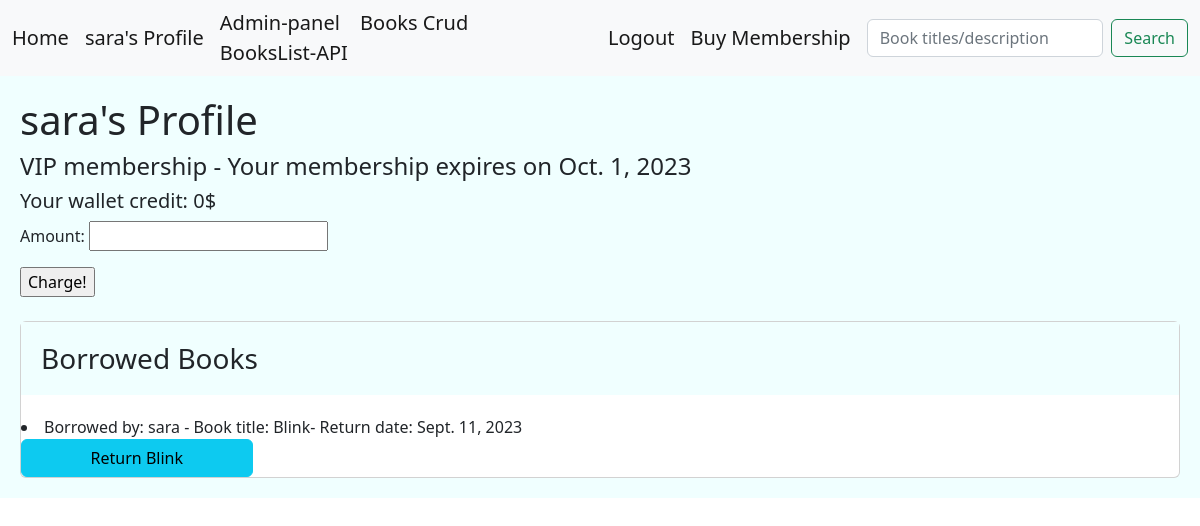
Page /users/14/ (signed in) on the committed database.
### account/models.py (models this page shows, shortened)
class CustomUser(AbstractBaseUser):
    MEMBERSHIP_NORMAL = 'N'
    MEMBERSHIP_VIP = 'V'
    MEMBERSHIP_CHOICES = [
        (MEMBERSHIP_NORMAL,'Normal'),
        (MEMBERSHIP_VIP,'VIP'),
    ]
    full_name = models.CharField(max_length=100,unique=True,null=True)
    email = models.EmailField(unique=True)
    expiration_date = models.DateField(null=True)
    membership = models.CharField(max_length=1, choices= MEMBERSHIP_CHOICES, default= MEMBERSHIP_NORMAL)
    phone = models.CharField(max_length=11, unique=True, null=True)
    is_active = models.BooleanField(default=True)
    is_admin = models.BooleanField(default=False)
    wallet = models.PositiveIntegerField(default=0)
    objects = UserManager()
    USERNAME_FIELD = 'phone'
    REQUIRED_FIELDS = ['email','password','full_name',]
    def __str__(self):
        return self.email

### library/models.py (models this page shows, shortened)
class BorrowedBook(models.Model):
    user = models.ForeignKey(User, on_delete=models.CASCADE)
    book = models.ForeignKey(Books, on_delete=models.CASCADE)
    borrow_date = models.DateField()
    return_date = models.DateField(null=True, blank=True)
    date_check = models.BooleanField(default=False) #say how many days left

class Books(models.Model):
    title = models.CharField(max_length=100)
    description = models.TextField(null=True)
    price = models.DecimalField(max_digits=6 , decimal_places=2, default=0.00)
    shabak = models.CharField(max_length=150,null=True)
    copies_available = models.PositiveIntegerField(default=4)
    genre = models.ForeignKey('Genre', on_delete=models.SET_NULL, null=True)
    author = models.ForeignKey('Author', on_delete=models.SET_NULL, null=True)
    def __str__(self):
        return self.title

### library/views.py (the view, shortened to what this page needs)
# urls.py: path('users/<int:user_id>/',views.UserProfile.as_view(), name='user'),
class UserProfile(LoginRequiredMixin,View):
    template_class = 'library/user_profile.html'
    form_template = WalletChargeForm
    def dispatch(self, request,user_id):
        if user_id != request.user.id:
            messages.error(request, 'No cheating!', 'danger')
            return redirect('library:home')
        return super().dispatch(request, user_id)
    def get(self,request, user_id):
        user = User.objects.get(id=user_id)
        borrowed_books = BorrowedBook.objects.filter(user=user.id)
        form = self.form_template
        return render(request,self.template_class,{'borrowed_books': borrowed_books,'user':user,'form':form})

### library/templates/library/user_profile.html (shortened to what this page needs)
<!DOCTYPE html>
<html lang="en">
<head>
    <link href="https://cdn.jsdelivr.net/npm/bootstrap@5.2.0-beta1/dist/css/bootstrap.min.css" rel="stylesheet">
</head>
<body>
{% include 'include/navbar.html' %}
<div class="jumbotron">
    {% block content %} <H1> {{ user.full_name }}'s Profile</H1>
    {% if user.membership == 'V'%} <H4> VIP membership - Your membership expires on {{user.expiration_date}} </H4> {% else %} <H4> NORMAL membership </H4> {% endif%}
    <H5>  Your wallet credit: {{user.wallet}}$ </H5>
    <form action=" " method="post">
        {{ form.as_p }}
        <input type="submit" value="Charge!">
    </form>
    <br/>
    <div class="card">
        <h3 class="card-title jumbotron">Borrowed Books</h3>
    {% for i in borrowed_books %}
    <li> Borrowed by: {{i.user.full_name}} - Book title: {{i.book}}- Return date: {{i.return_date}}</li>
    <a class="btn btn-info" style="width: 20%;" href="{% url 'library:return' i.id  %}" >Return {{i.book}}</a>
    {% endfor %}
    {% endblock %}
</div>
</body>
</html>

### templates/include/navbar.html (shortened to what this page needs)
<nav class="navbar navbar-expand-lg bg-light">
    <div class="container-fluid">
      <a class="navbar-brand" href=" {% url 'library:home' %} ">Home</a>
      {% if request.user.is_authenticated %}
        <a class="navbar-brand" aria-current="page" href="{% url 'library:user' request.user.id %}">{{request.user.full_name}}'s Profile</a>
      {% endif %}
      <div class="collapse navbar-collapse" id="navbarSupportedContent">
        <ul class="navbar-nav me-auto mb-2 mb-lg-0">
          <li class="nav-item">
            <a class="navbar-brand" aria-current="page" href="http://127.0.0.1:8000/admin">Admin-panel</a>
            <a class="navbar-brand" aria-current="page" href="{% url 'library:bcrud' 0 %}">Books Crud</a>
            <a class="navbar-brand" aria-current="page" href="{% url 'library:bookapi' %}">BooksList-API</a>
          </li>
        </ul>
      {% if request.user.is_authenticated %}
        <a class="navbar-brand" href=" {% url 'account:User_Logout' %} ">Logout</a>
      {% endif %}
      <a class="navbar-brand" href=" {% url 'library:sub' %} ">Buy Membership</a>
      <form class="d-flex" role="search" method="GET" action="{% url 'library:search' %}">
        <input class="form-control me-2" type="search" placeholder="Book titles/description" aria-label="Search" name="search_input">
        <button class="btn btn-outline-success" type="submit">Search</button>
      </form>
      </div>
    </div>
  </nav>

### library/templates/library/user_profile.html (style rules this page uses)
.jumbotron { padding: 20px; margin-bottom: 20px; background-color: azure; }

### rows in the picture
CustomUser: user.full_name "sara", full_name "sara", expiration_date "Oct. 1, 2023", wallet "0"
BorrowedBook: user.full_name "sara", book "Blink", return_date "Sept. 11, 2023"
